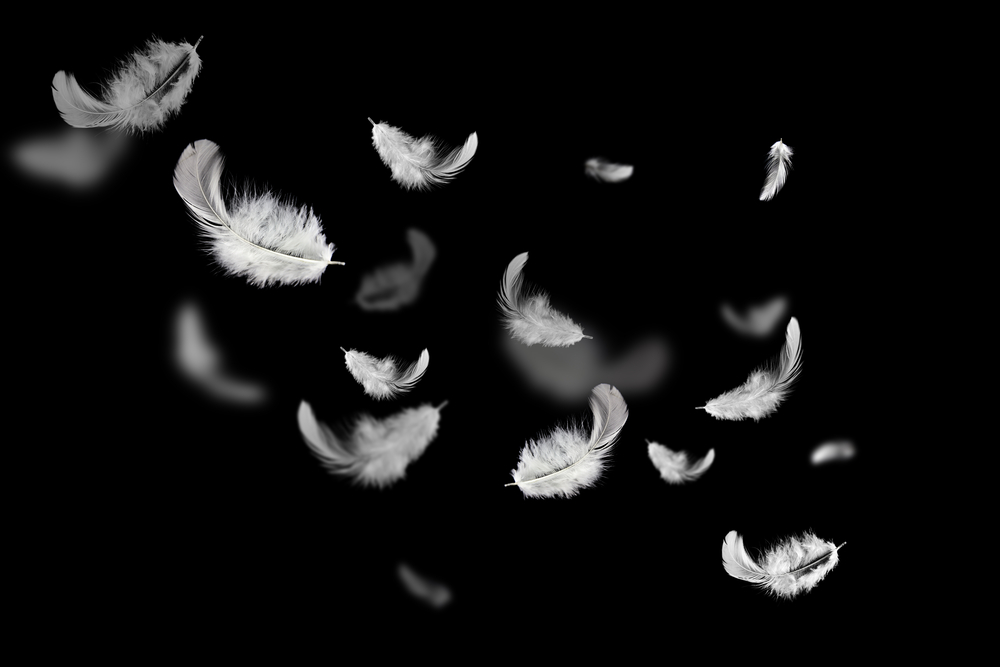
#> input picture Pooling/longvu.png, 1000 x 667 px
$ python max_pooling.py
#> lines starting #> are read from the running program, lines starting #| are printed output that depends on the picture; after the words box and inside, x2 and y2 are one past the last pixel; in counts of white or black regions, pixels touching at a corner belong together
import cv2
import numpy as np

def maxx(arr):
    result = 0
    for i in arr:
        result = max(result, max(i))
    return result

def max_pooling(img, kernel_size=2):
#> called with kernel_size = 2
    stride = kernel_size
    h = int((img.shape[0] - kernel_size)/stride) + 1
#> h = 333
    w = int((img.shape[1] - kernel_size)/stride) + 1
#> w = 500
    result = np.zeros(shape=(h,w))

    for i in range(0, h):
        for j in range(0, w):
            arr = img[i*stride:i*stride+kernel_size, j*stride:j*stride+kernel_size]
            result[i][j] = maxx(arr)
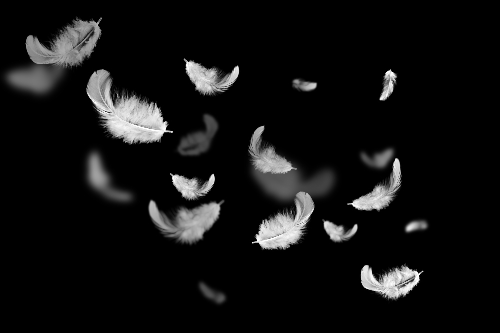
#> result: shape (333, 500) float64; min 0, max 255, mean 18
    return result

img = cv2.imread('./longvu.png', 0)
result = max_pooling(img, 2)

cv2.imshow('Input', img)
cv2.imshow('Output', result)
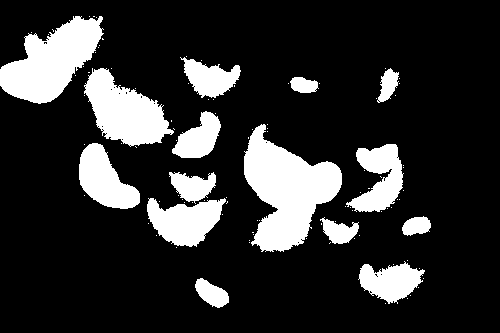
#> window 'Output': shape (333, 500); 18.5% white; 104 white regions (89 under 20 px), largest, box (x1, y1, x2, y2) and area: (244, 124, 342, 252) 6849, (0, 16, 104, 104) 5073, (84, 68, 174, 147) 3949
cv2.waitKey(0)
